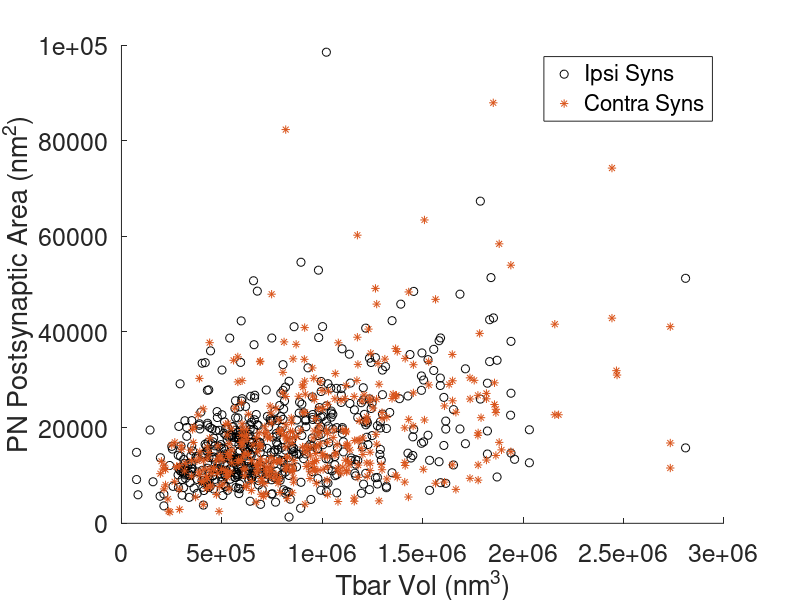

Recreate this plot in MATLAB. (Note: this script raises an error after producing the figure.)
%Load bias corrected synaptic element size file

load aveSizesBC.mat

%sort measurments into ipsi/contra and right/left containers

ipsiSyns=[];
contraSyns=[];

for o=1:10
    for p=1:5
        
            if o<=5 && ismember(p,[1,2,5])==1
                
                ipsiSyns=[ipsiSyns;[aveSizesBC{o,p}(:,1),aveSizesBC{o,p}(:,2)]];
                
            elseif o<=5 && ismember(p,[3,4]) == 1
                
                contraSyns=[contraSyns;[aveSizesBC{o,p}(:,1),aveSizesBC{o,p}(:,2)]];
                
            elseif o>=6 && ismember(p,[1,2,5])==1
                
                contraSyns=[contraSyns;[aveSizesBC{o,p}(:,1),aveSizesBC{o,p}(:,2)]];
                
            elseif o>=6 && ismember(p,[3,4])==1
                
                ipsiSyns=[ipsiSyns;[aveSizesBC{o,p}(:,1),aveSizesBC{o,p}(:,2)]];
                
            end
            
      
    end
end


rightSyns=[];
leftSyns=[];

for o=1:10
    for p=1:5
        for u=1:4
        if ismember(p,[1,2,5])==1
            
            leftSyns=[leftSyns;[aveSizesBC{o,p}(:,1),aveSizesBC{o,p}(:,2)]];
            
        elseif ismember(p,[3,4]) == 1
            
           
           rightSyns=[rightSyns;[aveSizesBC{o,p}(:,1),aveSizesBC{o,p}(:,2)]];
            
        end
        end
        
    end
end


%% Plotting


figure()
hold on
set(gcf,'color','w')

scatter(ipsiSyns(:,1),ipsiSyns(:,2), 'k')
hold on
scatter(contraSyns(:,1),contraSyns(:,2), '*r')

xlabel('Tbar Vol (nm^3)')
ylabel('PN Postsynaptic Area (nm^2)')

set(gca,'FontSize',18)

legend({'Ipsi Syns','Contra Syns'})
[rho, p]=corr([ipsiSyns(:,1);contraSyns(:,1)],[ipsiSyns(:,2);contraSyns(:,2)])


figure()
hold on
set(gcf,'color','w')

scatter(leftSyns(:,1),leftSyns(:,2), 'k')
hold on
scatter(rightSyns(:,1),rightSyns(:,2), '*r')

xlabel('Tbar Vol (nm^3)')
ylabel('PN Postsynaptic Area (nm^2)')

set(gca,'FontSize',18)

legend({'Left Syns','Right Syns'})




